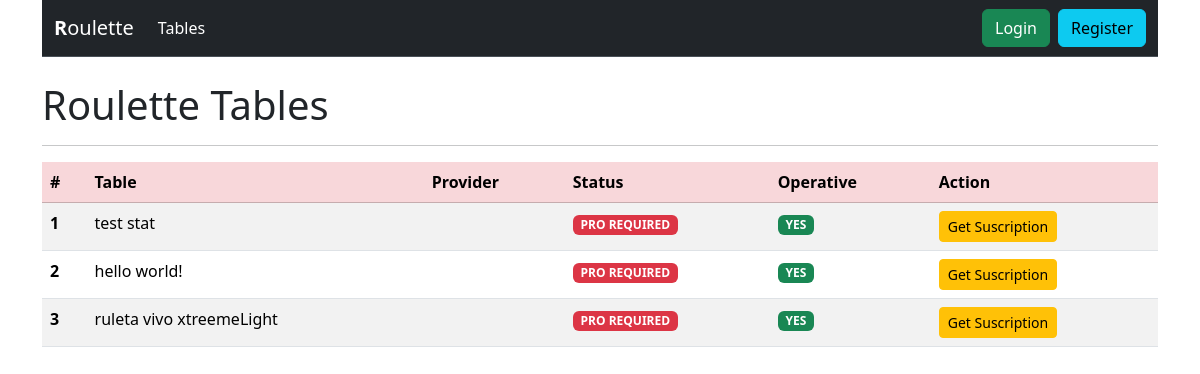
/, run on an earlier commit of the app's database.
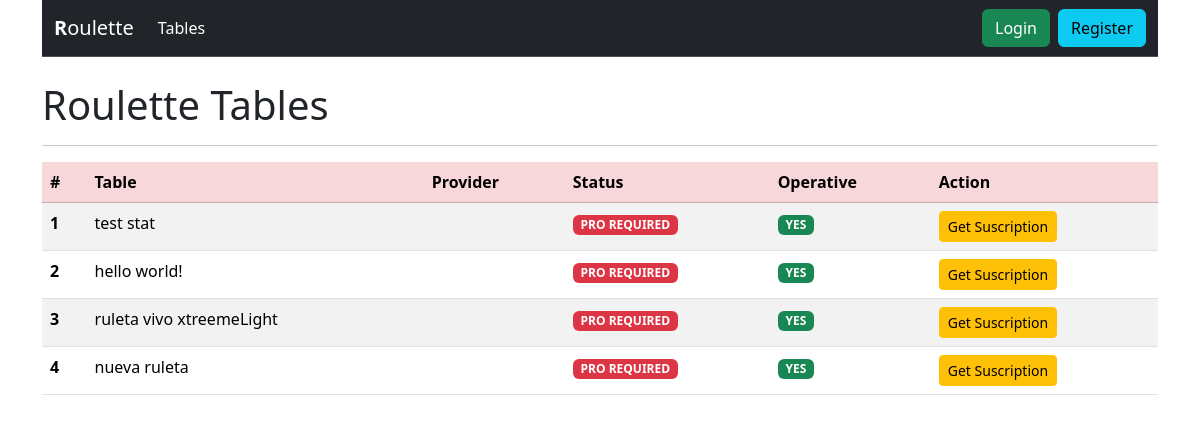
And on a later commit of the database.
### stats/models.py (models this page shows, shortened)
class Statistic(models.Model):
    name = models.CharField(max_length=200)
    slug = models.SlugField(blank=True)
    provider = models.ForeignKey(Provider, on_delete=models.CASCADE, null=True)
    is_premium = models.BooleanField(default=True)
    image = models.ImageField(upload_to='roulette', blank=True, null=True)
    is_operative = models.BooleanField(default=True)

### stats/views.py (the view)
# urls.py: path('', views.main, name='main'),
def main(request):
    context = {}
    qs = Statistic.objects.all()
    if request.method == 'POST':
        new_stat = request.POST.get('new-statistic')
        obj, created = Statistic.objects.get_or_create(name=new_stat)
        return redirect('stats:dashboard', obj.slug)
    context['qs'] = qs
    return render(request, 'stats/main.html', context)

### stats/templates/stats/main.html (shortened to what this page needs)
{% extends 'base.html' %}
{% block content %}
    {% include 'stats/include/navbar.html' %}
    <br>
    <h1>Roulette Tables</h1>
    <hr>
    {% if qs %}
        <div class="table-responsive">
            <table class="table table-striped">
                <thead class="table-danger">
                <tr>
                    <th scope="col">#</th>
                    <th scope="col">Table</th>
                    <th scope="col">Provider</th>
                    <th scope="col">Status</th>
                    <th scope="col">Operative</th>
                    <th scope="col">Action</th>
                </tr>
                </thead>
                <tbody class="">
                {% for el in qs %}
                    <tr class="">
                        <th scope="row">{{ forloop.counter }}</th>
                        <td>{{ el.name }}</td>
                        <td>{{ el.provider.name }}</td>
                        {% if el.is_premium %}
                            <td><span href="{% url 'stats:become_pro' %}"
                                      class="badge text-bg-danger">PRO REQUIRED</span>
                            </td>
                        {% else %}
                            <td><span href="{{ el.get_absolute_url }}" class="badge text-bg-success">FREE</span></td>
                        {% endif %}
                        {% if el.is_operative %}
                            <td><span class="badge text-bg-success">YES</span>
                            </td>
                        {% else %}
                            <td><span class="badge text-bg-danger">NO</span></td>
                        {% endif %}
                        {% if request.user.profile.is_pro or not el.is_premium %}
                            <td><a href="{{ el.get_absolute_url }}" class="btn btn-success btn-sm">Go Table</a></td>
                        {% else %}
                            <td><a href="{% url 'stats:become_pro' %}" class="btn btn-warning btn-sm">Get
                                Suscription</a>
                            </td>
                        {% endif %}
                    </tr>
                {% endfor %}
                </tbody>
            </table>
        </div>
    {% endif %}
{% endblock content %}

What changed in the data, as far as the page shows it:
added Statistic: name "nueva ruleta", is_premium "PRO REQUIRED", is_operative "YES"
